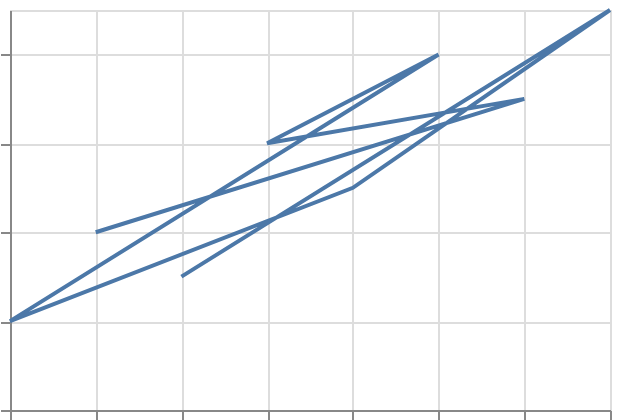

Here is the Vega-Lite specification saved for this chart:
### Vega-Lite specification from a JSON file in a GitHub repository (floating-point values rounded to 4 significant figures)
{"$schema": "https://vega.github.io/schema/vega-lite/v6.json", "padding": 5, "autosize": "none", "width": 300, "height": 200, "data": {"name": "table", "values": [{"c": "A", "g": "p", "x": 1, "y": 2, "v": 5, "t": "2024-01-15", "o": {"v": 3}, "IMDB Rating": 6.1, "d": "x1"}, {"c": "B", "g": "q", "x": 2, "y": 4, "v": 9, "t": "2024-02-20", "o": {"v": 7}, "IMDB Rating": 7.4, "d": "x2"}, {"c": "A", "g": "q", "x": 3, "y": 3, "v": 2, "t": "2024-03-05", "o": {"v": 1}, "IMDB Rating": 5.2, "d": "x1"}, {"c": "C", "g": "p", "x": 4, "y": 6, "v": 7, "t": "2024-05-30", "o": {"v": 4}, "IMDB Rating": 8.8, "d": "x3"}, {"c": "B", "g": "p", "x": 5, "y": 5, "v": 4, "t": "2024-07-11", "o": {"v": 9}, "IMDB Rating": 6.9, "d": "x2"}, {"c": "C", "g": "q", "x": 6, "y": 8, "v": 6, "t": "2024-09-02", "o": {"v": 2}, "IMDB Rating": 7.7, "d": "x3"}, {"c": "A", "g": "p", "x": 7, "y": 7, "v": 8, "t": "2024-11-25", "o": {"v": 5}, "IMDB Rating": 4.4, "d": "x1"}, {"c": "B", "g": "q", "x": 8, "y": 9, "v": 3, "t": "2024-12-31", "o": {"v": 8}, "IMDB Rating": 9.1, "d": "x2"}]}, "mark": "line", "encoding": {"x": {"field": "x", "type": "quantitative"}, "y": {"field": "y", "type": "quantitative"}, "order": {"field": "v", "type": "quantitative", "sort": "descending"}}}
